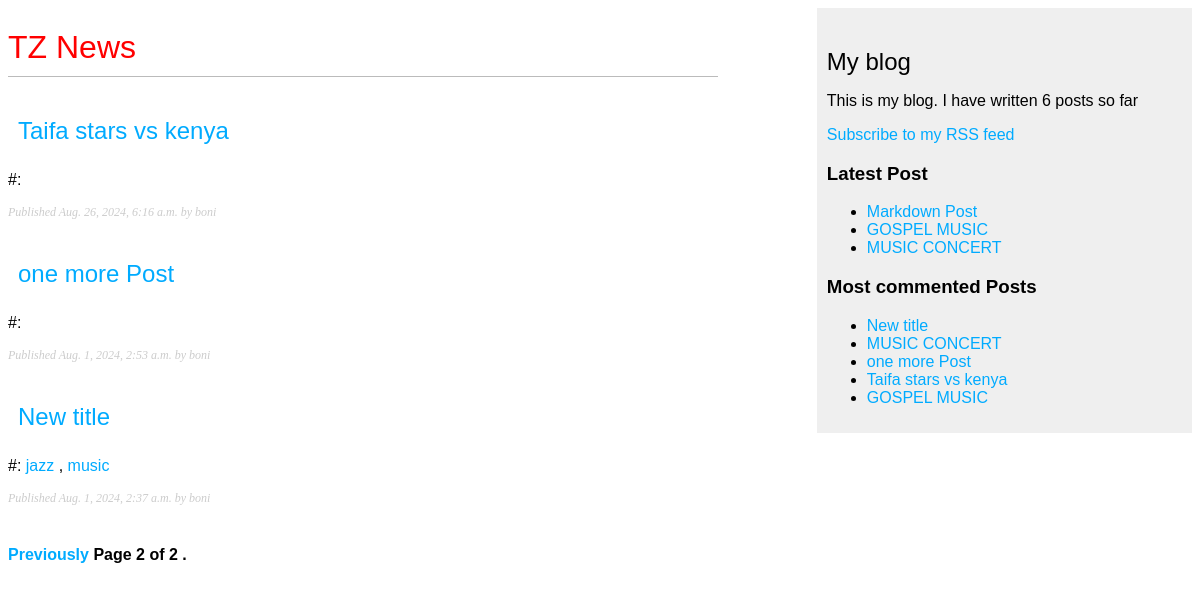
Screenshot of /blog/?page=2 with the database file from the repository.
### blog/models.py (models this page shows, shortened)
class Post(models.Model):
    STATUS_CHOICES = (('draft', 'Draft'), ('published', 'Published'),)
    title = models.CharField(max_length=250)
    slug = models.SlugField(max_length=250, unique_for_date='publish')
    author = models.ForeignKey(User, on_delete=models.CASCADE, related_name='blog_posts')
    body = models.TextField()
    publish = models.DateTimeField(default=timezone.now)
    created = models.DateTimeField(auto_now_add=True)
    updated= models.DateTimeField(auto_now=True)
    status = models.CharField(max_length=10, choices=STATUS_CHOICES, default='draft')
    class Meta:
        ordering = ("-publish",)
    objects = models.Manager() # The default manager
    published = PublishedManager() # Our custom manager
    def get_absolute_url(self):
        return reverse('blog:post_detail',
                        args=[self.publish.year,
                              self.publish.month,
                              self.publish.day, self.slug])
    tags = TaggableManager()

### blog/views.py (the view)
# urls.py: path('', views.post_list, name='post_list'),
def post_list(request, tag_slug=None):
    object_list = Post.published.all()
    tag = None
    if tag_slug:
        tag = get_object_or_404(Tag, slug=tag_slug)
        object_list = object_list.filter(tags__in=[tag])
    paginator = Paginator(object_list, 3) # 3 posts in each page
    page = request.GET.get('page')
    try:
        posts = paginator.page(page)
    except PageNotAnInteger:
        posts = paginator.page(1)
    except EmptyPage:
        posts = paginator.page(paginator.num_pages)
    return render(request,
                    'blog/post/list.html',
                    {'page': page,
                    'posts': posts,
                    'tag': tag})

### blog/models.py (called while the page is built)
    def get_queryset(self):
        return super(PublishedManager, self).get_queryset()\
                                            .filter(status='published')

### blog/templatetags/blog_tags.py (called while the page is built)
@register.simple_tag
def total_posts():
    return Post.published.count()

@register.inclusion_tag('blog/post/latest_posts.html')
def show_latest_posts(count=5):
    latest_posts = Post.published.order_by('-publish')[:count]
    return {'latest_posts': latest_posts}

@register.simple_tag
def get_most_commented_posts(count=5):
    return Post.published.annotate(
                total_comments=Count('comments')
                ).order_by('-total_comments')[:count]

@register.filter(name='markdown')
def markdown_format(text):
    return mark_safe(markdown.markdown(text))

### blog/templates/blog/post/list.html (shortened to what this page needs)
{% extends "blog/base.html" %}
{% load blog_tags %}
{% block content %}
    <h1 style="color: red;"> TZ News</h1>
    <div style="background-color: white;">
        {% for post in posts %}
        <div >
            <h2 style="padding: 10px;">
                <a href="{{ post.get_absolute_url }}">{{ post.title }}</a>
            </h2>
            <p class="tags"> #:
                {% for tag in post.tags.all %}
                    <a href="{% url 'blog:post_list_by_tag' tag.slug %}">{{tag.name}}</a>
                    {% if not forloop.last %} , {%  endif%}
                {% endfor %}
            </p>
            <p class="date">
                Published {{ post.publish }} by {{ post.author }}
            </p>
        </div>
        {% endfor %}
    </div>
        {% include "pagination.html" with page=posts %}
{%endblock%}

### blog/templates/blog/base.html (shortened to what this page needs)
{% load blog_tags %}
{% load static %}
<!DOCTYPE html>
<html>
    <head>
        <link href="{% static "css/blog.css" %}" rel="stylesheet">
    </head>
    <body >
        <div id="content">
            {% block content %}
            {% endblock %}
        </div>
        <div id="sidebar">
            <h2>My blog</h2>
            <p>This is my blog. I have written {% total_posts %} posts so far</p>
            <p>
                <a href='{% url "blog:post_feed" %}'>Subscribe to my RSS feed</a>
            </p>
            <h3>Latest Post</h3>
            {% show_latest_posts 3 %}
            <h3>Most commented Posts</h3>
            {% get_most_commented_posts as most_commented_posts %}
            <ul>
                {% for post in most_commented_posts %}
                    <li>
                        <a href="{{ post.get_absolute_url }}">{{ post.title }}</a>
                    </li>
                {% endfor %}
            </ul>
        </div>
    </body>
</html>

### blog/templates/blog/post/latest_posts.html
<ul>
    {% for post in latest_posts %}
        <li>
            <a href="{{ post.get_absolute_url }}">{{ post.title }}</a>
        </li>
    {% endfor %}
</ul>

### blog/static/css/blog.css (style rules this page uses)
body { margin:1; padding:1; font-family:helvetica, sans-serif }
a { color: #00abff; text-decoration: none; }
h1 { font-weight: normal; border-bottom: 1px solid #bbb; padding: 0 0 10px 0; }
h2 { font-weight: normal; margin: 30px 0 0; }
#content { float: left; width: 60%; padding: 0 0 30px; }
#sidebar { float: right; width: 30%; padding: 10px; background: #efefef; height: 100%; }
p.date { color: #ccc; font-family: georgia, serif; font-size: 12px; font-style: italic; }

### rows the page displays
Post: title "Taifa stars vs kenya", publish "Aug. 26, 2024, 6:16 a.m.", author "boni"
Post: title "one more Post", publish "Aug. 1, 2024, 2:53 a.m.", author "boni"
Post: title "New title", publish "Aug. 1, 2024, 2:37 a.m.", author "boni"
Tag: name "jazz"
Tag: name "music"
Post: title "Markdown Post"
Post: title "GOSPEL MUSIC"
Post: title "MUSIC CONCERT"

### other values shown
{{ page.number }} "2"
{{ page.paginator.num_pages }} "2"
